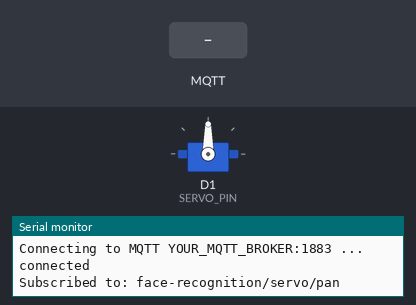
A sketch run on a simulated ESP8266 (NodeMCU). Parts: servo, the last lines printed to the serial monitor. The inputs (shaded band) are chosen by the test bench. WiFi joins after 1.5 s; servers stay silent unless stated; no MQTT or app messages arrive unless stated.

Above: at 7.9 s.
8.0 s: MQTT message "5" arrives on the first subscribed topic
At 9.0 s:
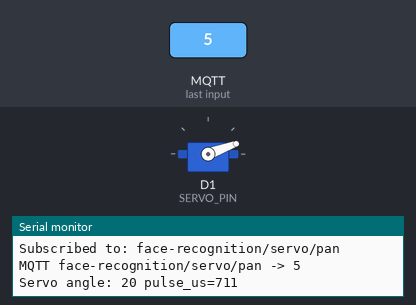
9.5 s: MQTT message "90" arrives on the first subscribed topic
At 10.1 s:
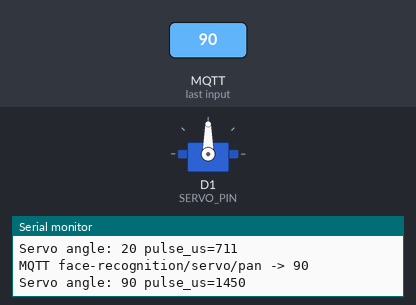
11.0 s: MQTT message "200" arrives on the first subscribed topic
At 12.4 s:
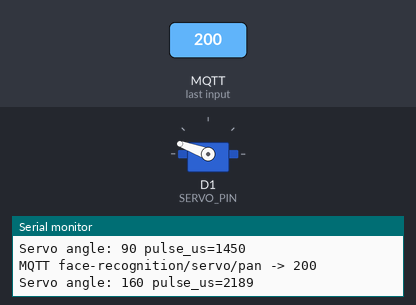
Timing chart, 0 to 14.0 s (numbered marks = the images above; inputs shaded):
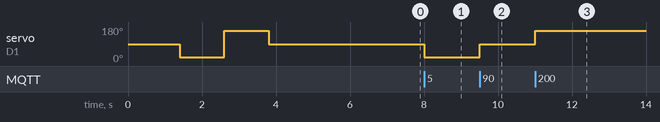

Measured:
- after the input at 8.0 s, servo on D1 (SERVO_PIN): 90° → 20° at once
- after the input at 9.5 s, servo on D1 (SERVO_PIN): 20° → 90° at once
- after the input at 11.0 s, servo on D1 (SERVO_PIN): 90° → 160° at once

The sketch:

esp8266_servo_pan.ino
```cpp
/*
  ESP8266MOD / NodeMCU servo pan control over MQTT.

  Python publishes angles to:
    broker.benax.rw:1883
    face-recognition/servo/pan

  Wiring:
    Servo signal -> D1 (GPIO5)
    Servo VCC    -> external 5V supply
    Servo GND    -> external supply GND and ESP8266 GND

  Do not power a servo from the ESP8266 3.3V pin.

  Arduino IDE libraries needed:
    - PubSubClient by Nick O'Leary
    - Servo library for ESP8266
*/

#include <ESP8266WiFi.h>
#include <PubSubClient.h>
#include <Servo.h>

const char* WIFI_SSID = "YOUR_WIFI_SSID";
const char* WIFI_PASS = "YOUR_WIFI_PASSWORD";

const char* MQTT_BROKER = "YOUR_MQTT_BROKER";
const int MQTT_PORT = 1883;
const char* MQTT_TOPIC = "face-recognition/servo/pan";
const char* MQTT_CLIENT_ID = "esp8266-servo-pan-01";
const IPAddress MQTT_BROKER_IP(0, 0, 0, 0); // Optional fallback. Keep 0.0.0.0 to use MQTT_BROKER.

const int SERVO_PIN = D1; // GPIO5 on NodeMCU / ESP-12E
const int MIN_ANGLE = 20;
const int MAX_ANGLE = 160;
const int CENTER_ANGLE = 90;
const int SERVO_MIN_US = 500;
const int SERVO_MAX_US = 2400;

WiFiClient wifiClient;
PubSubClient mqttClient(wifiClient);
Servo panServo;
int currentAngle = CENTER_ANGLE;

void moveServoTo(int requestedAngle) {
  currentAngle = constrain(requestedAngle, MIN_ANGLE, MAX_ANGLE);
  int pulseUs = map(currentAngle, 0, 180, SERVO_MIN_US, SERVO_MAX_US);
  panServo.writeMicroseconds(pulseUs);
  Serial.print("Servo angle: ");
  Serial.print(currentAngle);
  Serial.print(" pulse_us=");
  Serial.println(pulseUs);
}

void servoSelfTest() {
  Serial.print("Servo pin GPIO: ");
  Serial.println(SERVO_PIN);
  Serial.println("Servo self-test: center -> left -> right -> center");
  moveServoTo(CENTER_ANGLE);
  delay(1200);
  moveServoTo(MIN_ANGLE);
  delay(1200);
  moveServoTo(MAX_ANGLE);
  delay(1200);
  moveServoTo(CENTER_ANGLE);
  delay(1200);
}

void onMqttMessage(char* topic, byte* payload, unsigned int length) {
  char message[16];
  unsigned int copyLength = min(length, sizeof(message) - 1);
  memcpy(message, payload, copyLength);
  message[copyLength] = '\0';

  int angle = atoi(message);
  Serial.print("MQTT ");
  Serial.print(topic);
  Serial.print(" -> ");
  Serial.println(message);
  moveServoTo(angle);
}

void connectWiFi() {
  WiFi.mode(WIFI_STA);
  WiFi.begin(WIFI_SSID, WIFI_PASS);

  Serial.println();
  Serial.print("Connecting to WiFi");
  while (WiFi.status() != WL_CONNECTED) {
    delay(500);
    Serial.print(".");
  }

  Serial.println();
  Serial.print("WiFi connected. IP address: ");
  Serial.println(WiFi.localIP());
  Serial.print("Gateway: ");
  Serial.println(WiFi.gatewayIP());
  Serial.print("DNS: ");
  Serial.println(WiFi.dnsIP());
  Serial.print("RSSI: ");
  Serial.println(WiFi.RSSI());
}

bool brokerTcpReachable() {
  WiFiClient testClient;
  bool ok;

  if (MQTT_BROKER_IP == IPAddress(0, 0, 0, 0)) {
    IPAddress resolvedIp;
    Serial.print("Resolving MQTT broker ");
    Serial.print(MQTT_BROKER);
    Serial.print(" ... ");
    if (!WiFi.hostByName(MQTT_BROKER, resolvedIp)) {
      Serial.println("DNS failed");
      return false;
    }
    Serial.println(resolvedIp);

    Serial.print("Testing TCP ");
    Serial.print(resolvedIp);
    Serial.print(":");
    Serial.print(MQTT_PORT);
    Serial.print(" ... ");
    ok = testClient.connect(resolvedIp, MQTT_PORT);
  } else {
    Serial.print("Testing TCP ");
    Serial.print(MQTT_BROKER_IP);
    Serial.print(":");
    Serial.print(MQTT_PORT);
    Serial.print(" ... ");
    ok = testClient.connect(MQTT_BROKER_IP, MQTT_PORT);
  }

  if (ok) {
    Serial.println("ok");
    testClient.stop();
    return true;
  }

  Serial.println("failed");
  return false;
}

void connectMqtt() {
  while (!mqttClient.connected()) {
    brokerTcpReachable();

    Serial.print("Connecting to MQTT ");
    Serial.print(MQTT_BROKER);
    Serial.print(":");
    Serial.print(MQTT_PORT);
    Serial.print(" ... ");

    if (mqttClient.connect(MQTT_CLIENT_ID)) {
      Serial.println("connected");
      mqttClient.subscribe(MQTT_TOPIC);
      Serial.print("Subscribed to: ");
      Serial.println(MQTT_TOPIC);
    } else {
      Serial.print("failed, rc=");
      Serial.print(mqttClient.state());
      Serial.println(" retrying in 2 seconds");
      delay(2000);
    }
  }
}

void setup() {
  Serial.begin(115200);
  delay(200);

  panServo.attach(SERVO_PIN, SERVO_MIN_US, SERVO_MAX_US);
  servoSelfTest();

  connectWiFi();
  if (MQTT_BROKER_IP == IPAddress(0, 0, 0, 0)) {
    mqttClient.setServer(MQTT_BROKER, MQTT_PORT);
  } else {
    mqttClient.setServer(MQTT_BROKER_IP, MQTT_PORT);
  }
  mqttClient.setSocketTimeout(5);
  mqttClient.setCallback(onMqttMessage);
  connectMqtt();
}

void loop() {
  if (WiFi.status() != WL_CONNECTED) {
    connectWiFi();
  }
  if (!mqttClient.connected()) {
    connectMqtt();
  }
  mqttClient.loop();
}
```
